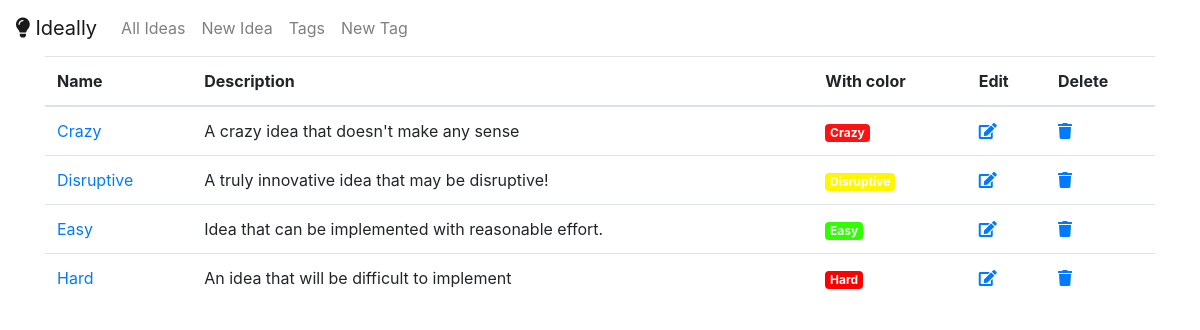
The app's page /tag/ with its own data.
### app/models.py (models this page shows, shortened)
class Tag(models.Model):
    name = models.CharField(max_length=100)
    description = models.CharField(max_length=500)
    color = ColorField(default='#FF0000')

### app/views.py (the view)
# urls.py: path('tag/', TagIndex.as_view(), name='tag-index'),
class TagIndex(generic.ListView):
    template_name = 'app/tag_index.html'
    context_object_name = 'tag_list'
    def get_queryset(self):
        return Tag.objects.all().order_by('name')

### app/templates/app/tag_index.html
{% extends 'app/base.html' %}
{% block content %}
    {% if tag_list %}
    <table class="table">
        <thead>
            <tr>
                <th scope="col">Name</th>
                <th scope="col">Description</th>
                <th scope="col">With color</th>
                <th scope="col">Edit</th>
                <th scope="col">Delete</th>
            </tr>
        </thead>
        <tbody>
            {% for tag in tag_list %}
            <tr>
                <td><a href="{% url 'app:tag-detail' tag.id %}">{{ tag.name }}</a></td>
                <td>{{ tag.description }}</td>
                <td><span class="badge badge-primary" style="background-color: {{ tag.color }}">{{ tag.name }}</span></td>
                <td><a href="{% url 'app:tag-edit' tag.id %}"><i class="fas fa-edit"></i></a></td>
                <td><a href="{% url 'app:tag-delete' tag.id %}"><i class="fas fa-trash"></i></a></td>
            </tr>
            {% endfor %}
        </tbody>
    </table>
    {% else %}
        <p>No tags added yet.</p>
    {% endif %}
{% endblock %}

### app/templates/app/base.html (shortened to what this page needs)
<!DOCTYPE html>
<html lang="en">
<head>
    <link rel="stylesheet" href="https://stackpath.bootstrapcdn.com/bootstrap/4.5.0/css/bootstrap.min.css">
    <link rel="stylesheet" href="https://use.fontawesome.com/releases/v5.13.0/css/all.css">
    <link href="https://unpkg.com/bootstrap-colorpicker@3.2.0/dist/css/bootstrap-colorpicker.css" rel="stylesheet">
</head>
<body>
    <nav class="navbar navbar-expand-lg navbar-light">
        <a class="navbar-brand" href="{% url 'app:index' %}">
            <i class="fas fa-lightbulb"></i>
            Ideally
        </a>
        <div class="collapse navbar-collapse" id="navbarNav">
            <ul class="navbar-nav">
                <li class="nav-item">
                    <a class="nav-link" href="{% url 'app:index' %}">All Ideas</a>
                </li>
                <li class="nav-item">
                    <a class="nav-link" href="{% url 'app:add' %}">New Idea</a>
                </li>
                <li class="nav-item">
                    <a class="nav-link" href="{% url 'app:tag-index' %}">Tags</a>
                </li>
                <li class="nav-item">
                    <a class="nav-link" href="{% url 'app:tag-add' %}">New Tag</a>
                </li>
            </ul>
        </div>
    </nav>
    <div class="content container">
        {% block content %}
        {% endblock %}
    </div>
</body>
</html>

### records on screen
Tag: name "Crazy", description "A crazy idea that doesn't make any sense"
Tag: name "Disruptive", description "A truly innovative idea that may be disruptive!"
Tag: name "Easy", description "Idea that can be implemented with reasonable effort."
Tag: name "Hard", description "An idea that will be difficult to implement"
